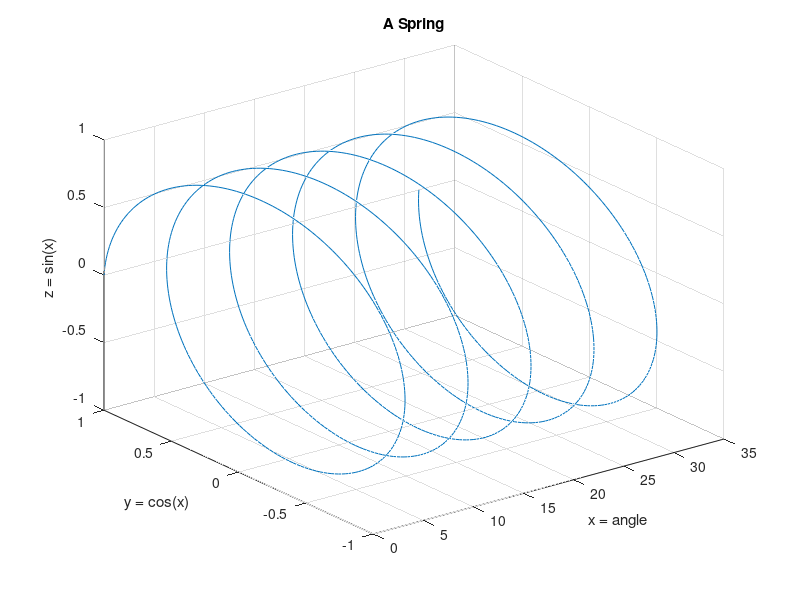

The MATLAB script that drew this image: (Note: this script raises an error after producing the figure.)
% ex0541_plot3.m
% 5.4.1 Three-Dimensional Line Plots
% plot3는 (x,y,z) 순서쌍을 3차원 공간에 찍고 직선으로 잇는다.

clear; clc; close all

x = linspace(0, 10*pi, 1000);
y = cos(x);
z = sin(x);

plot3(x, y, z)
grid on
xlabel("x = angle")
ylabel("y = cos(x)")
zlabel("z = sin(x)")
title("A Spring")

theme(gcf, "light")   % 문서용 밝은 테마 (5.7절 참고)
exportgraphics(gcf, "../../textbook/ch05/img/ex0541_plot3.png")
